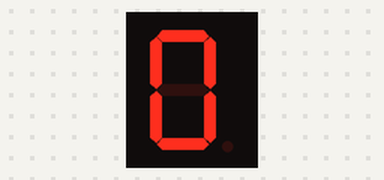
The sketch below on a simulated Arduino Uno, built with avr-gcc and run on an emulated ATmega328P. Parts: 1-digit seven-segment display. Wiring (inferred from the names in the program): 1-digit 7-segment display, segments lit when HIGH: segments pin 6, pin 5, pin 2, pin 4, pin 3, pin 7, pin 8. The segment pins are drawn as the display they are named for.

Above: at 0.1 s.
At 5.1 s:
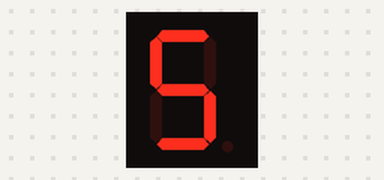
At 10.1 s:
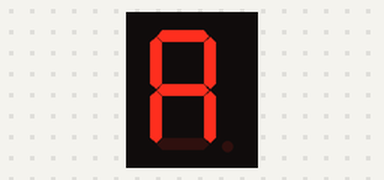
At 12.1 s:
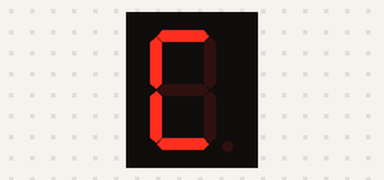
At 14.1 s:
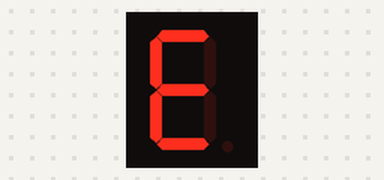
At 15.1 s:
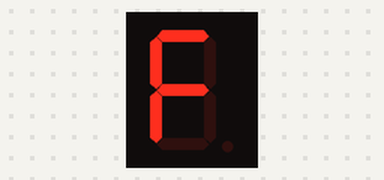

The sketch:

lcd7seg.ino
```cpp
const int pinC = 2;
const int pinE = 3;
const int pinD = 4;
const int pinB = 5;
const int pinA = 6;
const int pinF = 7;
const int pinG = 8;


void setup() {
	// Configure outputs
	pinMode(pinC, OUTPUT);
	pinMode(pinD, OUTPUT);
	pinMode(pinE, OUTPUT);
	pinMode(pinB, OUTPUT);
	pinMode(pinA, OUTPUT);
	pinMode(pinG, OUTPUT);
	pinMode(pinF, OUTPUT);
}

void turnOff() {
	digitalWrite(pinA, LOW);
	digitalWrite(pinB, LOW);
	digitalWrite(pinC, LOW);
	digitalWrite(pinD, LOW);
	digitalWrite(pinE, LOW);
	digitalWrite(pinF, LOW);
	digitalWrite(pinG, LOW);
}

// senNumber prints out the number in the LCD 7 seg
void sendNumber(int number) {
	switch(number){
		case 0:
			digitalWrite(pinA, HIGH);
			digitalWrite(pinB, HIGH);
			digitalWrite(pinC, HIGH);
			digitalWrite(pinD, HIGH);
			digitalWrite(pinE, HIGH);
			digitalWrite(pinF, HIGH);
			digitalWrite(pinG, LOW);
			break;
		case 1:
			digitalWrite(pinA, LOW);
			digitalWrite(pinB, HIGH);
			digitalWrite(pinC, HIGH);
			digitalWrite(pinD, LOW);
			digitalWrite(pinE, LOW);
			digitalWrite(pinF, LOW);
			digitalWrite(pinG, LOW);
			break;
		case 2:
			digitalWrite(pinA, HIGH);
			digitalWrite(pinB, HIGH);
			digitalWrite(pinC, LOW);
			digitalWrite(pinD, HIGH);
			digitalWrite(pinE, HIGH);
			digitalWrite(pinF, LOW);
			digitalWrite(pinG, HIGH);
			break;
		case 3:

			digitalWrite(pinA, HIGH);
			digitalWrite(pinB, HIGH);
			digitalWrite(pinC, HIGH);
			digitalWrite(pinD, HIGH);
			digitalWrite(pinE, LOW);
			digitalWrite(pinF, LOW);
			digitalWrite(pinG, HIGH);
			break;
		case 4:
			digitalWrite(pinA, LOW);
			digitalWrite(pinB, HIGH);
			digitalWrite(pinC, HIGH);
			digitalWrite(pinD, LOW);
			digitalWrite(pinE, LOW);
			digitalWrite(pinF, HIGH);
			digitalWrite(pinG, HIGH);
			break;
		case 5:
			digitalWrite(pinA, HIGH);
			digitalWrite(pinB, LOW);
			digitalWrite(pinC, HIGH);
			digitalWrite(pinD, HIGH);
			digitalWrite(pinE, LOW);
			digitalWrite(pinF, HIGH);
			digitalWrite(pinG, HIGH);
			break;
		case 6:
			digitalWrite(pinA, HIGH);
			digitalWrite(pinB, LOW);
			digitalWrite(pinC, HIGH);
			digitalWrite(pinD, HIGH);
			digitalWrite(pinE, HIGH);
			digitalWrite(pinF, HIGH);
			digitalWrite(pinG, HIGH);
			break;
		case 7:
			digitalWrite(pinA, HIGH);
			digitalWrite(pinB, HIGH);
			digitalWrite(pinC, HIGH);
			digitalWrite(pinD, LOW);
			digitalWrite(pinE, LOW);
			digitalWrite(pinF, LOW);
			digitalWrite(pinG, LOW);
			break;
		case 8:
			digitalWrite(pinA, HIGH);
			digitalWrite(pinB, HIGH);
			digitalWrite(pinC, HIGH);
			digitalWrite(pinD, HIGH);
			digitalWrite(pinE, HIGH);
			digitalWrite(pinF, HIGH);
			digitalWrite(pinG, HIGH);
			break;
		case 9:
			digitalWrite(pinA, HIGH);
			digitalWrite(pinB, HIGH);
			digitalWrite(pinC, HIGH);
			digitalWrite(pinD, LOW);
			digitalWrite(pinE, LOW);
			digitalWrite(pinF, HIGH);
			digitalWrite(pinG, HIGH);
			break;
		case 10:
			digitalWrite(pinA, HIGH);
			digitalWrite(pinB, HIGH);
			digitalWrite(pinC, HIGH);
			digitalWrite(pinD, LOW);
			digitalWrite(pinE, HIGH);
			digitalWrite(pinF, HIGH);
			digitalWrite(pinG, HIGH);
			break;
		case 11:
			digitalWrite(pinA, HIGH);
			digitalWrite(pinB, HIGH);
			digitalWrite(pinC, HIGH);
			digitalWrite(pinD, HIGH);
			digitalWrite(pinE, HIGH);
			digitalWrite(pinF, HIGH);
			digitalWrite(pinG, HIGH);
			break;
		case 12:
			digitalWrite(pinA, HIGH);
			digitalWrite(pinB, LOW);
			digitalWrite(pinC, LOW);
			digitalWrite(pinD, HIGH);
			digitalWrite(pinE, HIGH);
			digitalWrite(pinF, HIGH);
			digitalWrite(pinG, LOW);
			break;
		case 13:
			digitalWrite(pinA, HIGH);
			digitalWrite(pinB, HIGH);
			digitalWrite(pinC, HIGH);
			digitalWrite(pinD, HIGH);
			digitalWrite(pinE, HIGH);
			digitalWrite(pinF, HIGH);
			digitalWrite(pinG, LOW);
			break;
		case 14:
			digitalWrite(pinA, HIGH);
			digitalWrite(pinB, LOW);
			digitalWrite(pinC, LOW);
			digitalWrite(pinD, HIGH);
			digitalWrite(pinE, HIGH);
			digitalWrite(pinF, HIGH);
			digitalWrite(pinG, HIGH);
			break;
		case 15:
			digitalWrite(pinA, HIGH);
			digitalWrite(pinB, LOW);
			digitalWrite(pinC, LOW);
			digitalWrite(pinD, LOW);
			digitalWrite(pinE, HIGH);
			digitalWrite(pinF, HIGH);
			digitalWrite(pinG, HIGH);
			break;
	}
}

void loop() {
	for( int n=0; n <= 15; n++){
		sendNumber(n);
		delay(1000);
	}
}
```

Measured:
- by itself, everything shown: repeats every 16.0 s, in 16 steps
- what the display in image 1 shows lasts 1.0 s, from 5.0 s to 6.0 s
